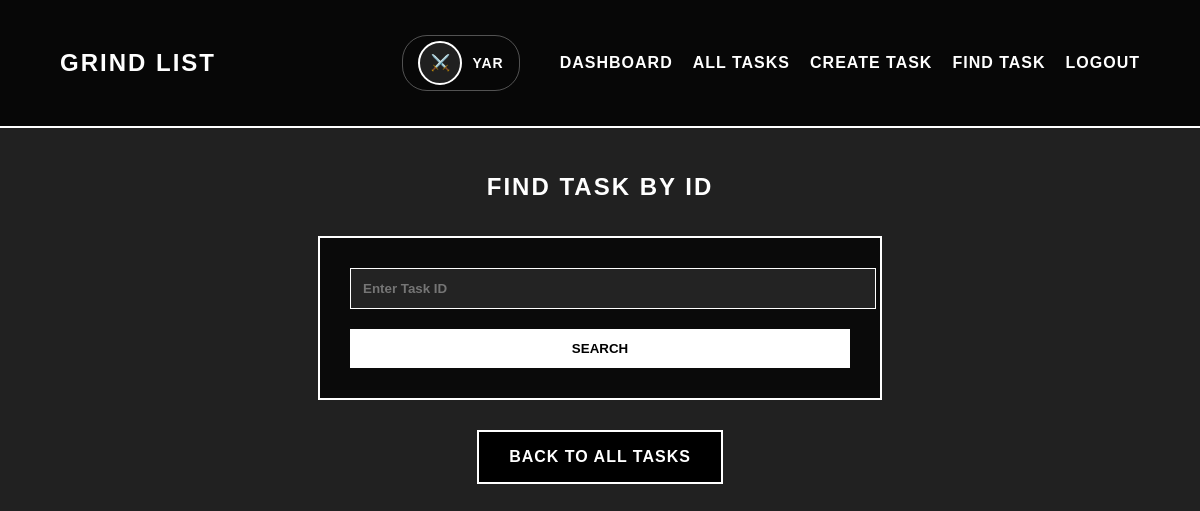
The page /task/task_by_id?task_id=13 (signed in) on the database as committed earlier.
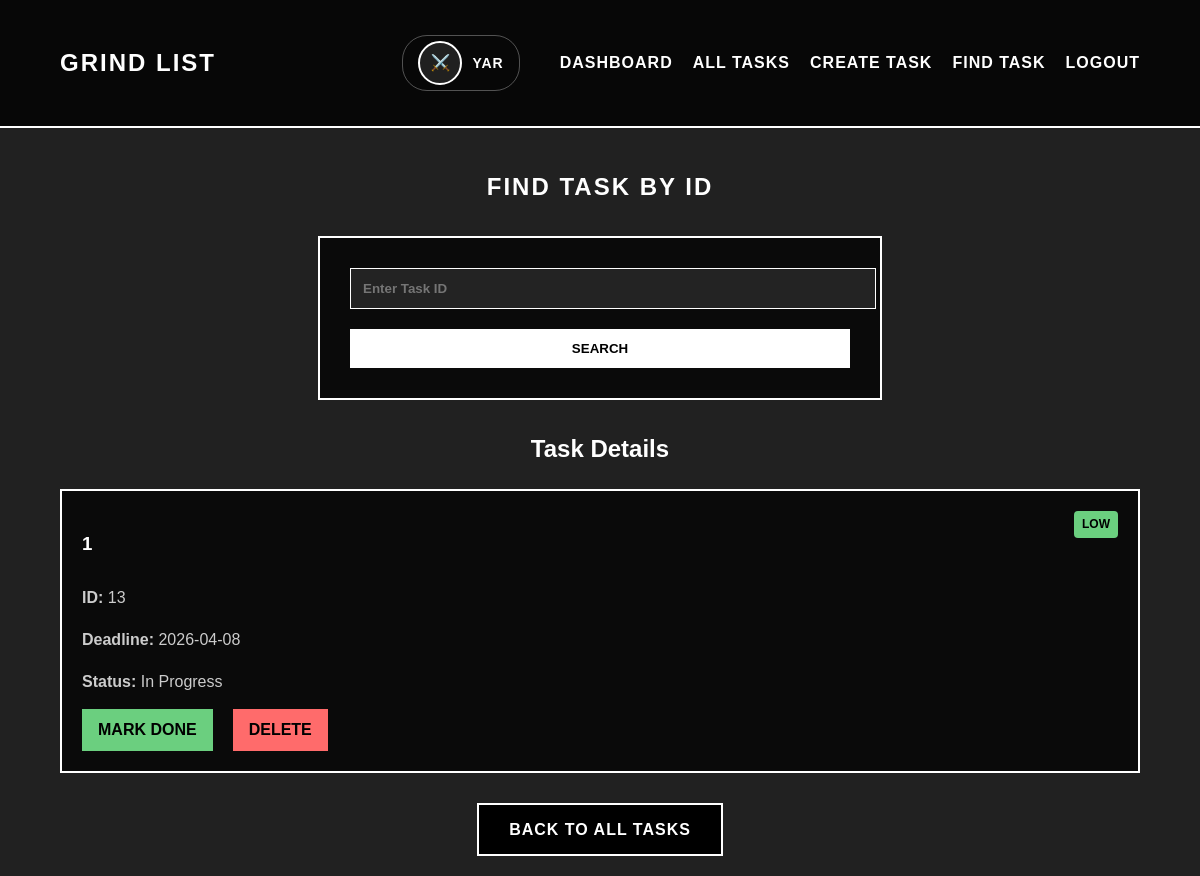
The same page on the database as committed later.
### app/models/task.py (models this page shows, shortened)
class Task(db.Model):
    id = db.Column(db.Integer, primary_key=True)
    title = db.Column(db.String(200), nullable=False)
    priority = db.Column(db.String(10), nullable=False)
    deadline = db.Column(db.DateTime, default=datetime.now)
    is_done = db.Column(db.Boolean, default=False)
    user_id = db.Column(db.Integer, db.ForeignKey('user.id'), nullable=False)

### app/routes/task.py (the view)
@task.route('/task_by_id', methods=['GET', 'POST'])
def task_by_id_page():
    if 'user_id' not in session:
        flash('Сначала войдите в систему', 'error')
        return redirect(url_for('main.home'))
    task = None
    if request.method == 'POST':
        task_id = request.form.get('task_id')
        if task_id:
            task = Task.query.filter_by(id=task_id, user_id=session['user_id']).first()
            if not task:
                flash('Task not found', 'error')
    elif request.args.get('task_id'):
        task = Task.query.filter_by(id=request.args.get('task_id'), user_id=session['user_id']).first()
    return render_template('main/task_by_id.html', task=task)

### app/templates/main/task_by_id.html (shortened to what this page needs)
{% extends "main/base_dashboard.html" %}
{% block content %}
<section class="search-task-section">
    <h1 style="color: #fff; text-align: center; text-transform: uppercase; letter-spacing: 2px; margin-bottom: 30px;">
        FIND TASK BY ID
    </h1>
    <form class="search-form" method="POST" action="{{ url_for('task.task_by_id_page') }}">
        <input type="number" name="task_id" placeholder="Enter Task ID" required min="1" value="{{ request.form.task_id if request.form.task_id }}">
        <button type="submit">SEARCH</button>
    </form>
    {% if task %}
        <div class="task-details" style="margin-top: 30px;">
            <h2 style="color: #fff; text-align: center; margin-bottom: 20px;">Task Details</h2>
            <div class="task-card">
                <div style="display: flex; justify-content: space-between; align-items: start;">
                    <h3>{{ task.title }}{% if task.is_done %} ✅{% endif %}</h3>
                    <span class="priority-badge {{ task.priority }}">{{ task.priority.upper() }}</span>
                </div>
                <p><strong>ID:</strong> {{ task.id }}</p>
                <p><strong>Deadline:</strong> {{ task.deadline.strftime('%Y-%m-%d') if task.deadline else 'Not set' }}</p>
                <p><strong>Status:</strong> {% if task.is_done %}Completed{% else %}In Progress{% endif %}</p>
                <div class="task-actions">
                    {% if not task.is_done %}
                        <a href="{{ url_for('task.mark_task_done_page', task_id=task.id) }}" class="task-btn done-btn">Mark Done</a>
                    {% endif %}
                    <a href="{{ url_for('task.delete_task_page', task_id=task.id) }}" class="task-btn delete-btn" onclick="return confirm('Are you sure you want to delete this task?')">Delete</a>
                </div>
            </div>
        </div>
    {% endif %}
    <div style="text-align: center; margin-top: 30px;">
        <a href="{{ url_for('task.tasks_page') }}" class="auth-btn">Back to All Tasks</a>
    </div>
</section>
{% endblock %}

Rows that differ between the two databases and show on the page:
added Task: title "1", priority "LOW", id "13", deadline "2026-04-08"
Other text that changed with them:
text now shown: "Task Details ID: Deadline: Status: In Progress MARK DONE DELETE"
